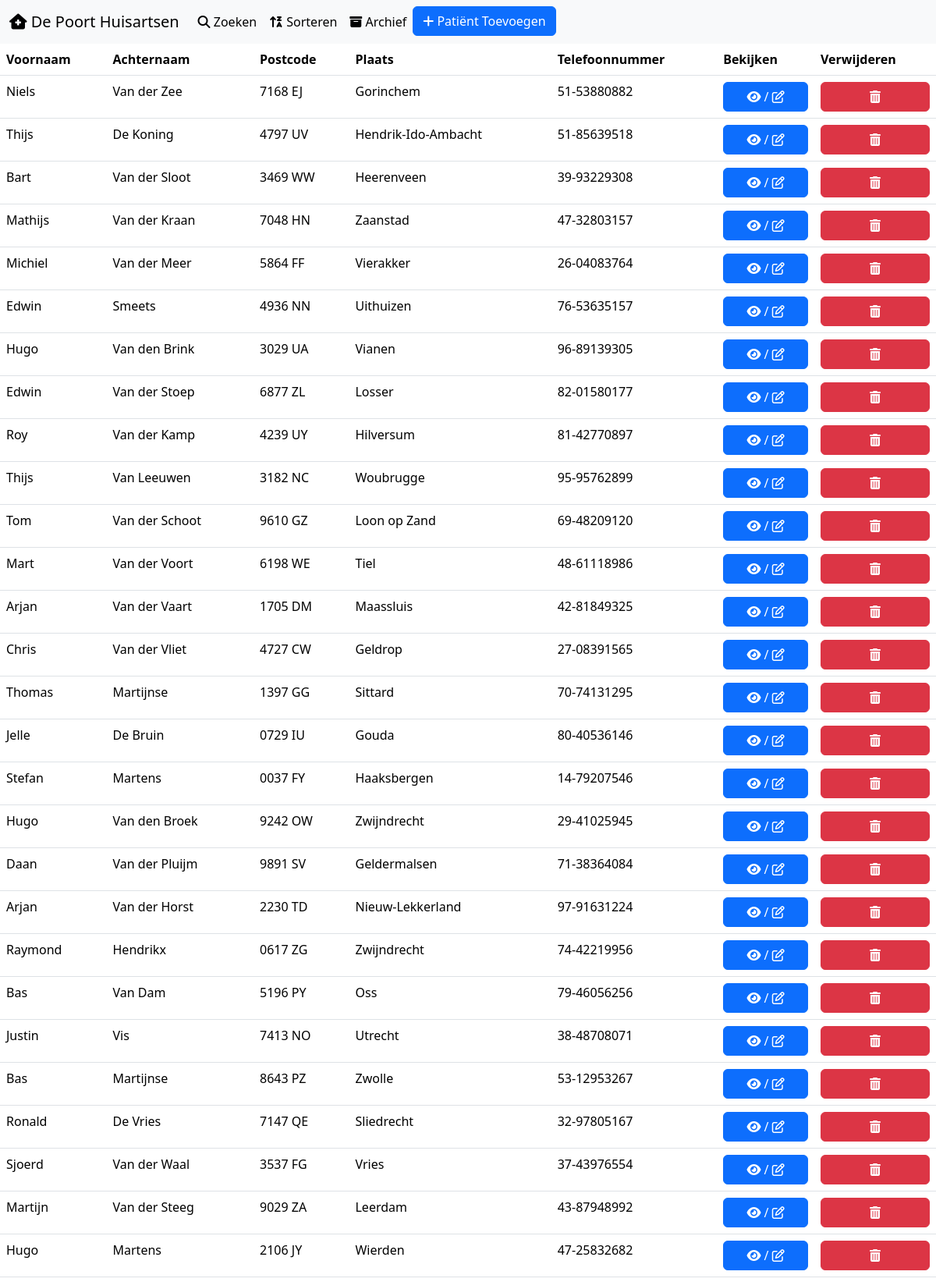
The page /index.php (signed in, upper part) on the database its author committed.
### tables this page shows
CREATE TABLE `patient` (
  `patient_id` int(5) NOT NULL,
  `voor_naam` varchar(100) NOT NULL,
  `achter_naam` varchar(255) NOT NULL,
  `adres` varchar(150) NOT NULL,
  `huisnummer` varchar(4) NOT NULL,
  `postcode` varchar(30) NOT NULL,
  `plaats` varchar(255) NOT NULL,
  `telefoonnummer` varchar(100) NOT NULL,
  `actief` tinyint(1) NOT NULL
);

### connection.php (called while the page is built, shortened)
<?php
function patienten($dbh, $activiteit){
      $patient = array();
      $patientquery = $dbh->prepare("SELECT patient_id, voor_naam, achter_naam, postcode, plaats, telefoonnummer, actief
      FROM patient WHERE actief = $activiteit");
      $patientquery->execute();
      while ($row = $patientquery->fetch(PDO::FETCH_ASSOC)){
            $patient[] = $row;
      }
      return $patient;
}

### index.php (the view, shortened to what this page needs)
<?php
require_once("./connection.php");
$dbh = dbcon();
?>
<!DOCTYPE html>
<html lang="nl">
<head>
  <link rel="stylesheet" href="./reset.css">
  <link href="https://cdn.jsdelivr.net/npm/bootstrap@5.3.2/dist/css/bootstrap.min.css" rel="stylesheet">
  <link rel="stylesheet" href="./style.css">
</head>
<body>
<nav class="navbar navbar-expand-lg bg-body-tertiary">
  <div class="container-fluid">
    <a class="navbar-brand" href="index.php"><i class="fa-solid fa-house-medical" style="color: #000000;"></i> De Poort Huisartsen</a>
    <div class="collapse navbar-collapse" id="navbarNav">
      <ul class="navbar-nav">
        <li class="nav-item">
          <button class="nav-link active" aria-current="page" onclick="Open()"><i class="fa-solid fa-magnifying-glass" style="color: #000000;"></i> Zoeken</button>
        </li>
        <li class="nav-item">
          <a class="nav-link active" href="#"><i class="fa-solid fa-arrow-up-z-a" style="color: #000000;"></i> Sorteren</a>
        </li>
        <li class="nav-item">
          <a class="nav-link active" href="inactiefpatient.php"><i class="fa-solid fa-box-archive" style="color: #000000;"></i> Archief</a>
        </li>
        <li class="nav-item">
          <button type="button" class='btn btn-primary' style='width: 100%;' data-bs-toggle="modal" data-bs-target="#exampleModal"><i class="fa-solid fa-plus" style="color: #ffffff;"></i> Patiënt Toevoegen</button></a>
        </li>
      </ul>
  </div>
</nav>
<table class="table" id="mytable">
  <thead>
    <tr>
      <th scope="col">Voornaam</th>
      <th scope="col">Achternaam</th>
      <th scope="col">Postcode</th>
      <th scope="col">Plaats</th>
      <th scope="col">Telefoonnummer</th>
      <th scope="col">Bekijken</th>
      <th scope="col">Verwijderen</th>
    </tr>
  </thead>
  <tbody>
  <?php
  $patient = patienten($dbh, 1);
  foreach($patient as $data){
    echo '<tr>';
    echo "<td>".$data['voor_naam']."</td> ";
    echo "<td>".$data['achter_naam']."</td>";
    echo "<td>".$data['postcode']."</td>";
    echo "<td>".$data['plaats']."</td>";
    echo "<td>".$data['telefoonnummer']."</td>";
    echo "<td><a href='patientgegevens.php?patient_id=".$data['patient_id']."'><button class='btn btn-primary' style='width: 100%;'><i class='fa-solid fa-eye' style='color: #ffffff;'></i> / <i class='fa-regular fa-pen-to-square' style='color: #ffffff;'></i></button></a></td>";
    echo "<td><button class='btn btn-danger' style='width: 100%;' data-href='delete.php?patient_id=".$data['patient_id']."' data-bs-toggle='modal' data-bs-target='#confirm-delete'><i class='fa-solid fa-trash-can'></button></td>";
    echo "</tr>";
  }
?>
  </tbody>
</table>
</body>
</html>

### rows shown on the page
patient: voor_naam "Niels", achter_naam "Van der Zee", postcode "7168 EJ", plaats "Gorinchem", telefoonnummer "51-53880882"
patient: voor_naam "Thijs", achter_naam "De Koning", postcode "4797 UV", plaats "Hendrik-Ido-Ambacht", telefoonnummer "51-85639518"
patient: voor_naam "Bart", achter_naam "Van der Sloot", postcode "3469 WW", plaats "Heerenveen", telefoonnummer "39-93229308"
patient: voor_naam "Mathijs", achter_naam "Van der Kraan", postcode "7048 HN", plaats "Zaanstad", telefoonnummer "47-32803157"
patient: voor_naam "Michiel", achter_naam "Van der Meer", postcode "5864 FF", plaats "Vierakker", telefoonnummer "26-04083764"
patient: voor_naam "Edwin", achter_naam "Smeets", postcode "4936 NN", plaats "Uithuizen", telefoonnummer "76-53635157"
patient: voor_naam "Hugo", achter_naam "Van den Brink", postcode "3029 UA", plaats "Vianen", telefoonnummer "96-89139305"
patient: voor_naam "Edwin", achter_naam "Van der Stoep", postcode "6877 ZL", plaats "Losser", telefoonnummer "82-01580177", $data['patient_id'] 10 (drawn)
patient: voor_naam "Roy", achter_naam "Van der Kamp", postcode "4239 UY", plaats "Hilversum", telefoonnummer "81-42770897"
patient: voor_naam "Thijs", achter_naam "Van Leeuwen", postcode "3182 NC", plaats "Woubrugge", telefoonnummer "95-95762899"
patient: voor_naam "Tom", achter_naam "Van der Schoot", postcode "9610 GZ", plaats "Loon op Zand", telefoonnummer "69-48209120"
patient: voor_naam "Mart", achter_naam "Van der Voort", postcode "6198 WE", plaats "Tiel", telefoonnummer "48-61118986"
patient: voor_naam "Arjan", achter_naam "Van der Vaart", postcode "1705 DM", plaats "Maassluis", telefoonnummer "42-81849325"
patient: voor_naam "Chris", achter_naam "Van der Vliet", postcode "4727 CW", plaats "Geldrop", telefoonnummer "27-08391565"
patient: voor_naam "Thomas", achter_naam "Martijnse", postcode "1397 GG", plaats "Sittard", telefoonnummer "70-74131295"
patient: voor_naam "Jelle", achter_naam "De Bruin", postcode "0729 IU", plaats "Gouda", telefoonnummer "80-40536146"
patient: voor_naam "Stefan", achter_naam "Martens", postcode "0037 FY", plaats "Haaksbergen", telefoonnummer "14-79207546"
patient: voor_naam "Hugo", achter_naam "Van den Broek", postcode "9242 OW", plaats "Zwijndrecht", telefoonnummer "29-41025945"
patient: voor_naam "Daan", achter_naam "Van der Pluijm", postcode "9891 SV", plaats "Geldermalsen", telefoonnummer "71-38364084"
patient: voor_naam "Arjan", achter_naam "Van der Horst", postcode "2230 TD", plaats "Nieuw-Lekkerland", telefoonnummer "97-91631224"
patient: voor_naam "Raymond", achter_naam "Hendrikx", postcode "0617 ZG", plaats "Zwijndrecht", telefoonnummer "74-42219956"
patient: voor_naam "Bas", achter_naam "Van Dam", postcode "5196 PY", plaats "Oss", telefoonnummer "79-46056256"
patient: voor_naam "Justin", achter_naam "Vis", postcode "7413 NO", plaats "Utrecht", telefoonnummer "38-48708071"
patient: voor_naam "Bas", achter_naam "Martijnse", postcode "8643 PZ", plaats "Zwolle", telefoonnummer "53-12953267"
patient: voor_naam "Ronald", achter_naam "De Vries", postcode "7147 QE", plaats "Sliedrecht", telefoonnummer "32-97805167"
patient: voor_naam "Sjoerd", achter_naam "Van der Waal", postcode "3537 FG", plaats "Vries", telefoonnummer "37-43976554"
patient: voor_naam "Martijn", achter_naam "Van der Steeg", postcode "9029 ZA", plaats "Leerdam", telefoonnummer "43-87948992"
patient: voor_naam "Hugo", achter_naam "Martens", postcode "2106 JY", plaats "Wierden", telefoonnummer "47-25832682"
